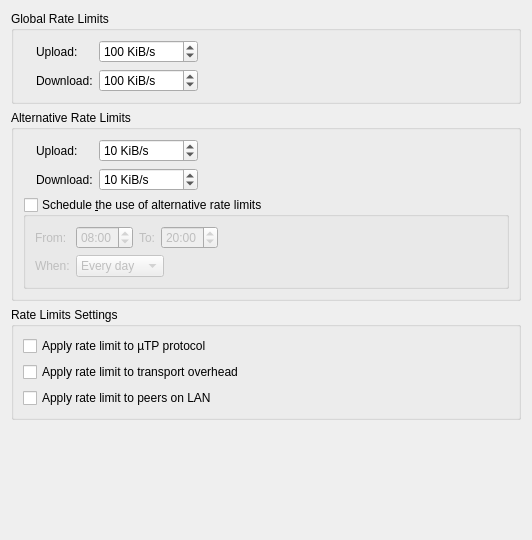
          <widget class="QWidget" name="scrollAreaWidgetContents_9">
           <property name="geometry">
            <rect>
             <x>0</x>
             <y>0</y>
             <width>532</width>
             <height>540</height>
            </rect>
           </property>
           <layout class="QVBoxLayout" name="verticalLayout_5">
            <item>
             <widget class="QGroupBox" name="rateLimitBox">
              <property name="title">
               <string>Global Rate Limits</string>
              </property>
              <layout class="QGridLayout" name="rateLimitBoxLayout">
               <item row="0" column="2">
                <widget class="QSpinBox" name="spinUploadLimit">
                 <property name="specialValueText">
                  <string>∞</string>
                 </property>
                 <property name="suffix">
                  <string> KiB/s</string>
                 </property>
                 <property name="maximum">
                  <number>1000000</number>
                 </property>
                 <property name="value">
                  <number>100</number>
                 </property>
                </widget>
               </item>
               <item row="1" column="2">
                <widget class="QSpinBox" name="spinDownloadLimit">
                 <property name="specialValueText">
                  <string>∞</string>
                 </property>
                 <property name="suffix">
                  <string> KiB/s</string>
                 </property>
                 <property name="maximum">
                  <number>1000000</number>
                 </property>
                 <property name="value">
                  <number>100</number>
                 </property>
                </widget>
               </item>
               <item row="0" column="0" rowspan="2">
                <widget class="QLabel" name="labelGlobalRate"/>
               </item>
               <item row="0" column="3">
                <spacer name="horizontalSpacer">
                 <property name="orientation">
                  <enum>Qt::Horizontal</enum>
                 </property>
                 <property name="sizeHint" stdset="0">
                  <size>
                   <width>40</width>
                   <height>20</height>
                  </size>
                 </property>
                </spacer>
               </item>
               <item row="0" column="1">
                <widget class="QLabel" name="label_10">
                 <property name="text">
                  <string>Upload:</string>
                 </property>
                </widget>
               </item>
               <item row="1" column="1">
                <widget class="QLabel" name="label_11">
                 <property name="text">
                  <string>Download:</string>
                 </property>
                </widget>
               </item>
              </layout>
             </widget>
            </item>
            <item>
             <widget class="QGroupBox" name="altRateLimitBox">
              <property name="title">
               <string>Alternative Rate Limits</string>
              </property>
              <layout class="QGridLayout" name="gridLayout_6">
               <item row="1" column="2">
                <widget class="QSpinBox" name="spinDownloadLimitAlt">
                 <property name="specialValueText">
                  <string>∞</string>
                 </property>
                 <property name="suffix">
                  <string> KiB/s</string>
                 </property>
                 <property name="maximum">
                  <number>1000000</number>
                 </property>
                 <property name="value">
                  <number>10</number>
                 </property>
                </widget>
               </item>
               <item row="0" column="0" rowspan="2">
                <widget class="QLabel" name="labelAltRate"/>
               </item>
               <item row="2" column="0" colspan="4">
                <widget class="QGroupBox" name="groupBoxSchedule">
                 <property name="title">
                  <string>Schedule &amp;the use of alternative rate limits</string>
                 </property>
                 <property name="checkable">
                  <bool>true</bool>
                 </property>
                 <property name="checked">
                  <bool>false</bool>
                 </property>
                 <layout class="QGridLayout" name="gridLayout_7">
                  <item row="0" column="0">
                   <widget class="QLabel" name="label_6">
                    <property name="text">
                     <string extracomment="from (time1 to time2)">From:</string>
                    </property>
                   </widget>
                  </item>
                  <item row="0" column="3">
                   <widget class="QTimeEdit" name="timeEditScheduleTo">
                    <property name="wrapping">
                     <bool>true</bool>
                    </property>
                    <property name="displayFormat">
                     <string notr="true">hh:mm</string>
                    </property>
                    <property name="time">
                     <time>
                      <hour>20</hour>
                      <minute>0</minute>
                      <second>0</second>
                     </time>
                    </property>
                   </widget>
                  </item>
                  <item row="0" column="2">
                   <widget class="QLabel" name="label_17">
                    <property name="text">
                     <string extracomment="time1 to time2">To:</string>
                    </property>
                   </widget>
                  </item>
                  <item row="0" column="1">
                   <widget class="QTimeEdit" name="timeEditScheduleFrom">
                    <property name="wrapping">
                     <bool>true</bool>
                    </property>
                    <property name="displayFormat">
                     <string notr="true">hh:mm</string>
                    </property>
                    <property name="calendarPopup">
                     <bool>false</bool>
                    </property>
                    <property name="time">
                     <time>
                      <hour>8</hour>
                      <minute>0</minute>
                      <second>0</second>
                     </time>
                    </property>
                   </widget>
                  </item>
                  <item row="1" column="0">
                   <widget class="QLabel" name="label_18">
                    <property name="text">
                     <string>When:</string>
                    </property>
                   </widget>
                  </item>
                  <item row="1" column="1" colspan="3">
                   <widget class="QComboBox" name="comboBoxScheduleDays">
                    <property name="sizePolicy">
                     <sizepolicy hsizetype="Fixed" vsizetype="Fixed">
                      <horstretch>0</horstretch>
                      <verstretch>0</verstretch>
                     </sizepolicy>
                    </property>
                    <item>
                     <property name="text">
                      <string>Every day</string>
                     </property>
                    </item>
                    <item>
                     <property name="text">
                      <string>Weekdays</string>
                     </property>
                    </item>
                    <item>
                     <property name="text">
                      <string>Weekends</string>
                     </property>
                    </item>
                   </widget>
                  </item>
                  <item row="0" column="4">
                   <spacer name="horizontalSpacer_8">
                    <property name="orientation">
                     <enum>Qt::Horizontal</enum>
                    </property>
                    <property name="sizeHint" stdset="0">
                     <size>
                      <width>40</width>
                      <height>20</height>
                     </size>
                    </property>
                   </spacer>
                  </item>
                 </layout>
                </widget>
               </item>
               <item row="0" column="2">
                <widget class="QSpinBox" name="spinUploadLimitAlt">
                 <property name="specialValueText">
                  <string>∞</string>
                 </property>
                 <property name="suffix">
                  <string> KiB/s</string>
                 </property>
                 <property name="maximum">
                  <number>1000000</number>
                 </property>
                 <property name="value">
                  <number>10</number>
                 </property>
                </widget>
               </item>
               <item row="0" column="3">
                <spacer name="horizontalSpacer_5">
                 <property name="orientation">
                  <enum>Qt::Horizontal</enum>
                 </property>
                 <property name="sizeHint" stdset="0">
                  <size>
                   <width>40</width>
                   <height>20</height>
                  </size>
                 </property>
                </spacer>
               </item>
               <item row="0" column="1">
                <widget class="QLabel" name="label_13">
                 <property name="text">
                  <string>Upload:</string>
                 </property>
                </widget>
               </item>
               <item row="1" column="1">
                <widget class="QLabel" name="label_14">
                 <property name="text">
                  <string>Download:</string>
                 </property>
                </widget>
               </item>
              </layout>
             </widget>
            </item>
            <item>
             <widget class="QGroupBox" name="rateLimitsGroupBox">
              <property name="title">
               <string>Rate Limits Settings</string>
              </property>
              <layout class="QVBoxLayout" name="verticalLayout_30">
               <item>
                <widget class="QCheckBox" name="checkLimituTPConnections">
                 <property name="text">
                  <string>Apply rate limit to µTP protocol</string>
                 </property>
                </widget>
               </item>
               <item>
                <widget class="QCheckBox" name="checkLimitTransportOverhead">
                 <property name="text">
                  <string>Apply rate limit to transport overhead</string>
                 </property>
                </widget>
               </item>
               <item>
                <widget class="QCheckBox" name="checkLimitLocalPeerRate">
                 <property name="text">
                  <string>Apply rate limit to peers on LAN</string>
                 </property>
                </widget>
               </item>
              </layout>
             </widget>
            </item>
            <item>
             <spacer name="verticalSpacer_2">
              <property name="orientation">
               <enum>Qt::Vertical</enum>
              </property>
              <property name="sizeHint" stdset="0">
               <size>
                <width>20</width>
                <height>40</height>
               </size>
              </property>
             </spacer>
            </item>
           </layout>
          </widget>
